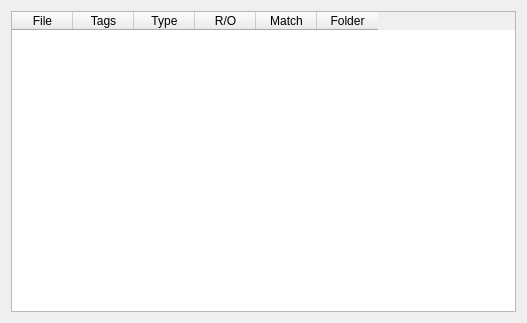
<?xml version="1.0" encoding="UTF-8"?>
<ui version="4.0">
 <class>pageListEditor</class>
 <widget class="QWidget" name="pageListEditor">
  <property name="geometry">
   <rect>
    <x>0</x>
    <y>0</y>
    <width>527</width>
    <height>323</height>
   </rect>
  </property>
  <property name="windowTitle">
   <string>Form</string>
  </property>
  <layout class="QHBoxLayout" name="horizontalLayout">
   <item>
    <widget class="QTableWidget" name="twList">
     <property name="acceptDrops">
      <bool>true</bool>
     </property>
     <property name="selectionMode">
      <enum>QAbstractItemView::SelectionMode::ExtendedSelection</enum>
     </property>
     <property name="selectionBehavior">
      <enum>QAbstractItemView::SelectionBehavior::SelectRows</enum>
     </property>
     <property name="textElideMode">
      <enum>Qt::TextElideMode::ElideMiddle</enum>
     </property>
     <property name="horizontalScrollMode">
      <enum>QAbstractItemView::ScrollMode::ScrollPerPixel</enum>
     </property>
     <attribute name="horizontalHeaderMinimumSectionSize">
      <number>36</number>
     </attribute>
     <attribute name="horizontalHeaderDefaultSectionSize">
      <number>61</number>
     </attribute>
     <attribute name="horizontalHeaderStretchLastSection">
      <bool>false</bool>
     </attribute>
     <column>
      <property name="text">
       <string>File</string>
      </property>
      <property name="toolTip">
       <string>File Name</string>
      </property>
     </column>
     <column>
      <property name="text">
       <string>Tags</string>
      </property>
      <property name="toolTip">
       <string>Tags</string>
      </property>
     </column>
     <column>
      <property name="text">
       <string>Type</string>
      </property>
      <property name="toolTip">
       <string>Archive Type</string>
      </property>
     </column>
     <column>
      <property name="text">
       <string>R/O</string>
      </property>
      <property name="toolTip">
       <string>Read-Only</string>
      </property>
     </column>
     <column>
      <property name="text">
       <string>Match</string>
      </property>
      <property name="toolTip">
       <string>Result of the latest Auto-Tag run</string>
      </property>
     </column>
     <column>
      <property name="text">
       <string>Folder</string>
      </property>
      <property name="toolTip">
       <string>File Location</string>
      </property>
     </column>
    </widget>
   </item>
  </layout>
 </widget>
 <resources/>
 <connections/>
</ui>
